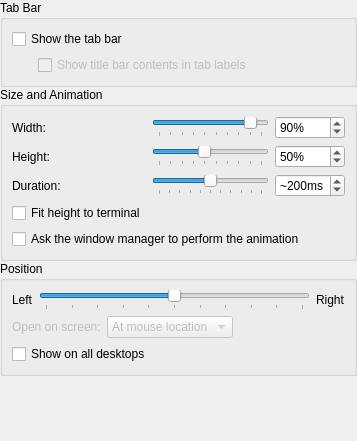
<?xml version="1.0" encoding="UTF-8"?>
<ui version="4.0">
 <class>WindowSettings</class>
 <widget class="QWidget" name="WindowSettings">
  <property name="geometry">
   <rect>
    <x>0</x>
    <y>0</y>
    <width>357</width>
    <height>441</height>
   </rect>
  </property>
  <layout class="QVBoxLayout" name="verticalLayout">
   <property name="spacing">
    <number>0</number>
   </property>
   <property name="leftMargin">
    <number>0</number>
   </property>
   <property name="topMargin">
    <number>0</number>
   </property>
   <property name="rightMargin">
    <number>0</number>
   </property>
   <property name="bottomMargin">
    <number>0</number>
   </property>
   <item>
    <widget class="QGroupBox" name="groupBox_1">
     <property name="title">
      <string comment="@title:group">Tab Bar</string>
     </property>
     <layout class="QGridLayout">
      <item row="0" column="0" colspan="2">
       <widget class="QCheckBox" name="kcfg_ShowTabBar">
        <property name="text">
         <string comment="@option:check">Show the tab bar</string>
        </property>
       </widget>
      </item>
      <item row="1" column="0">
       <spacer>
        <property name="orientation">
         <enum>Qt::Horizontal</enum>
        </property>
        <property name="sizeType">
         <enum>QSizePolicy::Fixed</enum>
        </property>
        <property name="sizeHint" stdset="0">
         <size>
          <width>20</width>
          <height>20</height>
         </size>
        </property>
       </spacer>
      </item>
      <item row="1" column="1">
       <widget class="QCheckBox" name="kcfg_DynamicTabTitles">
        <property name="enabled">
         <bool>false</bool>
        </property>
        <property name="sizePolicy">
         <sizepolicy hsizetype="MinimumExpanding" vsizetype="Fixed">
          <horstretch>0</horstretch>
          <verstretch>0</verstretch>
         </sizepolicy>
        </property>
        <property name="whatsThis">
         <string comment="@info:whatsthis">If this option is enabled, the information about the active terminal's contents that is normally shown in the title bar will also be shown on the tab bar. You can modify the format of the information in the terminal profile.</string>
        </property>
        <property name="text">
         <string comment="@option:check">Show title bar contents in tab labels</string>
        </property>
       </widget>
      </item>
     </layout>
    </widget>
   </item>
   <item>
    <widget class="QGroupBox" name="groupBox_2">
     <property name="title">
      <string comment="@title:group">Size and Animation</string>
     </property>
     <layout class="QGridLayout" name="gridLayout_1">
      <item row="2" column="1">
       <widget class="QSlider" name="kcfg_Frames">
        <property name="maximum">
         <number>50</number>
        </property>
        <property name="pageStep">
         <number>1</number>
        </property>
        <property name="value">
         <number>25</number>
        </property>
        <property name="orientation">
         <enum>Qt::Horizontal</enum>
        </property>
        <property name="tickPosition">
         <enum>QSlider::TicksBelow</enum>
        </property>
        <property name="tickInterval">
         <number>5</number>
        </property>
       </widget>
      </item>
      <item row="1" column="0">
       <widget class="QLabel" name="heightLabel">
        <property name="text">
         <string comment="@label:slider">Height:</string>
        </property>
       </widget>
      </item>
      <item row="0" column="0">
       <widget class="QLabel" name="widthLabel">
        <property name="text">
         <string comment="@label:slider">Width:</string>
        </property>
       </widget>
      </item>
      <item row="1" column="1">
       <widget class="QSlider" name="heightSlider">
        <property name="minimum">
         <number>1</number>
        </property>
        <property name="maximum">
         <number>10</number>
        </property>
        <property name="pageStep">
         <number>1</number>
        </property>
        <property name="value">
         <number>5</number>
        </property>
        <property name="orientation">
         <enum>Qt::Horizontal</enum>
        </property>
        <property name="tickPosition">
         <enum>QSlider::TicksBelow</enum>
        </property>
        <property name="tickInterval">
         <number>1</number>
        </property>
       </widget>
      </item>
      <item row="4" column="0" colspan="3">
       <widget class="QCheckBox" name="kcfg_UseWMAssist">
        <property name="whatsThis">
         <string comment="@info:whatsthis">If this option is enabled, Yakuake will ask the window manager to perform the window open/retract animation. If the window manager is unable to provide the requested service, Yakuake will fall back to an animation strategy of progressively adjusting the window mask.</string>
        </property>
        <property name="text">
         <string comment="@option:check">Ask the window manager to perform the animation</string>
        </property>
       </widget>
      </item>
      <item row="2" column="2">
       <widget class="QSpinBox" name="framesSpinBox">
        <property name="correctionMode">
         <enum>QAbstractSpinBox::CorrectToNearestValue</enum>
        </property>
        <property name="suffix">
         <string comment="@label Spinbox unit suffix">ms</string>
        </property>
        <property name="prefix">
         <string comment="@label Spinbox unit prefix">~</string>
        </property>
        <property name="maximum">
         <number>500</number>
        </property>
        <property name="singleStep">
         <number>10</number>
        </property>
        <property name="value">
         <number>200</number>
        </property>
       </widget>
      </item>
      <item row="2" column="0">
       <widget class="QLabel" name="durationLabel">
        <property name="text">
         <string comment="@label:slider">Duration:</string>
        </property>
       </widget>
      </item>
      <item row="0" column="2">
       <widget class="QSpinBox" name="kcfg_Width">
        <property name="correctionMode">
         <enum>QAbstractSpinBox::CorrectToNearestValue</enum>
        </property>
        <property name="suffix">
         <string comment="@label Spinbox unit suffix">%</string>
        </property>
        <property name="minimum">
         <number>10</number>
        </property>
        <property name="maximum">
         <number>100</number>
        </property>
        <property name="singleStep">
         <number>10</number>
        </property>
        <property name="value">
         <number>90</number>
        </property>
       </widget>
      </item>
      <item row="0" column="1">
       <widget class="QSlider" name="widthSlider">
        <property name="minimum">
         <number>1</number>
        </property>
        <property name="maximum">
         <number>10</number>
        </property>
        <property name="pageStep">
         <number>1</number>
        </property>
        <property name="value">
         <number>9</number>
        </property>
        <property name="orientation">
         <enum>Qt::Horizontal</enum>
        </property>
        <property name="tickPosition">
         <enum>QSlider::TicksBelow</enum>
        </property>
        <property name="tickInterval">
         <number>1</number>
        </property>
       </widget>
      </item>
      <item row="1" column="2">
       <widget class="QSpinBox" name="kcfg_Height">
        <property name="correctionMode">
         <enum>QAbstractSpinBox::CorrectToNearestValue</enum>
        </property>
        <property name="suffix">
         <string comment="@label Spinbox unit suffix">%</string>
        </property>
        <property name="minimum">
         <number>10</number>
        </property>
        <property name="maximum">
         <number>100</number>
        </property>
        <property name="singleStep">
         <number>10</number>
        </property>
        <property name="value">
         <number>50</number>
        </property>
       </widget>
      </item>
      <item row="3" column="0">
       <widget class="QCheckBox" name="kcfg_FitHeightToTerm">
        <property name="text">
         <string>Fit height to terminal</string>
        </property>
       </widget>
      </item>
     </layout>
    </widget>
   </item>
   <item>
    <widget class="QGroupBox" name="groupBox_3">
     <property name="title">
      <string comment="@title:group">Position</string>
     </property>
     <layout class="QVBoxLayout" name="verticalLayout_2">
      <item>
       <layout class="QHBoxLayout">
        <item>
         <widget class="QLabel" name="leftLabel">
          <property name="text">
           <string comment="@item:inrange Direction to move the window in">Left</string>
          </property>
         </widget>
        </item>
        <item>
         <widget class="QSlider" name="kcfg_Position">
          <property name="maximum">
           <number>100</number>
          </property>
          <property name="singleStep">
           <number>10</number>
          </property>
          <property name="value">
           <number>50</number>
          </property>
          <property name="tracking">
           <bool>true</bool>
          </property>
          <property name="orientation">
           <enum>Qt::Horizontal</enum>
          </property>
          <property name="tickPosition">
           <enum>QSlider::TicksBelow</enum>
          </property>
          <property name="tickInterval">
           <number>10</number>
          </property>
         </widget>
        </item>
        <item>
         <widget class="QLabel" name="rightLabel">
          <property name="text">
           <string comment="@item:inrange Direction to move the window in">Right</string>
          </property>
         </widget>
        </item>
       </layout>
      </item>
      <item>
       <layout class="QHBoxLayout">
        <item>
         <widget class="QLabel" name="screenLabel">
          <property name="enabled">
           <bool>false</bool>
          </property>
          <property name="text">
           <string comment="@label:listbox">Open on screen:</string>
          </property>
         </widget>
        </item>
        <item>
         <widget class="QComboBox" name="kcfg_Screen">
          <property name="enabled">
           <bool>false</bool>
          </property>
          <item>
           <property name="text">
            <string comment="@item:inlistbox">At mouse location</string>
           </property>
          </item>
          <item>
           <property name="text">
            <string comment="@item:inlistbox">Screen 1</string>
           </property>
          </item>
         </widget>
        </item>
        <item>
         <spacer>
          <property name="orientation">
           <enum>Qt::Horizontal</enum>
          </property>
          <property name="sizeHint" stdset="0">
           <size>
            <width>40</width>
            <height>20</height>
           </size>
          </property>
         </spacer>
        </item>
       </layout>
      </item>
      <item>
       <widget class="QCheckBox" name="kcfg_ShowOnAllDesktops">
        <property name="text">
         <string comment="@option:check">Show on all desktops</string>
        </property>
       </widget>
      </item>
     </layout>
    </widget>
   </item>
   <item>
    <spacer>
     <property name="orientation">
      <enum>Qt::Vertical</enum>
     </property>
     <property name="sizeHint" stdset="0">
      <size>
       <width>20</width>
       <height>0</height>
      </size>
     </property>
    </spacer>
   </item>
  </layout>
 </widget>
 <tabstops>
  <tabstop>kcfg_ShowTabBar</tabstop>
  <tabstop>kcfg_DynamicTabTitles</tabstop>
  <tabstop>widthSlider</tabstop>
  <tabstop>kcfg_Width</tabstop>
  <tabstop>heightSlider</tabstop>
  <tabstop>kcfg_Height</tabstop>
  <tabstop>kcfg_Frames</tabstop>
  <tabstop>framesSpinBox</tabstop>
  <tabstop>kcfg_UseWMAssist</tabstop>
  <tabstop>kcfg_Position</tabstop>
  <tabstop>kcfg_Screen</tabstop>
  <tabstop>kcfg_ShowOnAllDesktops</tabstop>
 </tabstops>
 <resources/>
 <connections>
  <connection>
   <sender>kcfg_ShowTabBar</sender>
   <signal>toggled(bool)</signal>
   <receiver>kcfg_DynamicTabTitles</receiver>
   <slot>setEnabled(bool)</slot>
   <hints>
    <hint type="sourcelabel">
     <x>91</x>
     <y>40</y>
    </hint>
    <hint type="destinationlabel">
     <x>109</x>
     <y>71</y>
    </hint>
   </hints>
  </connection>
 </connections>
</ui>
